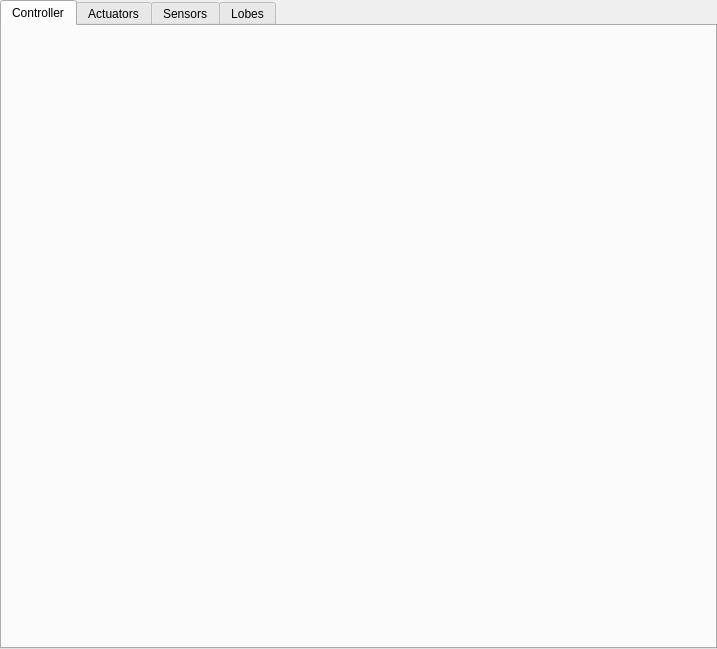
<?xml version="1.0" encoding="UTF-8"?>
<ui version="4.0">
 <class>ControllerManagementWidget</class>
 <widget class="QWidget" name="ControllerManagementWidget">
  <property name="geometry">
   <rect>
    <x>0</x>
    <y>0</y>
    <width>717</width>
    <height>649</height>
   </rect>
  </property>
  <property name="windowTitle">
   <string>Form</string>
  </property>
  <layout class="QVBoxLayout" name="verticalLayout">
   <property name="leftMargin">
    <number>0</number>
   </property>
   <property name="topMargin">
    <number>0</number>
   </property>
   <property name="rightMargin">
    <number>0</number>
   </property>
   <property name="bottomMargin">
    <number>0</number>
   </property>
   <item>
    <widget class="QTabWidget" name="tabWidget">
     <property name="currentIndex">
      <number>0</number>
     </property>
     <widget class="ControllerStatsWidget" name="tabController">
      <attribute name="title">
       <string>Controller</string>
      </attribute>
     </widget>
     <widget class="ActuatorManagementWidget" name="tabActuators">
      <attribute name="title">
       <string>Actuators</string>
      </attribute>
     </widget>
     <widget class="QWidget" name="tabSensors">
      <attribute name="title">
       <string>Sensors</string>
      </attribute>
     </widget>
     <widget class="QWidget" name="tabLobes">
      <attribute name="title">
       <string>Lobes</string>
      </attribute>
     </widget>
    </widget>
   </item>
  </layout>
 </widget>
 <customwidgets>
  <customwidget>
   <class>ActuatorManagementWidget</class>
   <extends>QWidget</extends>
   <header location="global">hardware/actuator/ActuatorManagementWidget.hpp</header>
   <container>1</container>
  </customwidget>
  <customwidget>
   <class>ControllerStatsWidget</class>
   <extends>QWidget</extends>
   <header location="global">hardware/ControllerStatsWidget.hpp</header>
   <container>1</container>
  </customwidget>
 </customwidgets>
 <resources/>
 <connections/>
</ui>
